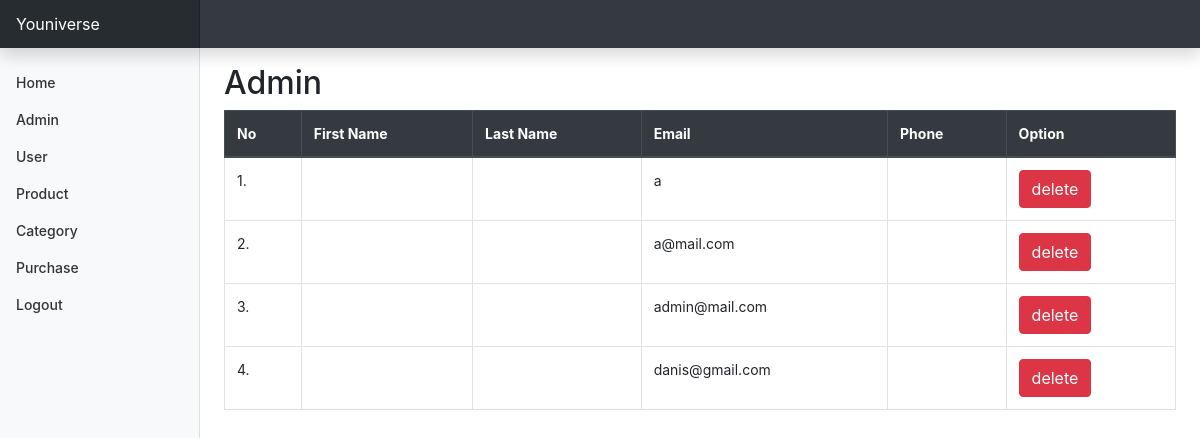
Screenshot of /admin/index.php?halaman=admin with the database file from the repository.
### tables this page shows
CREATE TABLE `user` (
  `email` varchar(100) NOT NULL,
  `password` varchar(100) DEFAULT NULL,
  `first_name` varchar(100) DEFAULT NULL,
  `last_name` varchar(100) NOT NULL,
  `status` varchar(100) DEFAULT NULL,
  `phone` varchar(20) NOT NULL DEFAULT '',
  `address` text DEFAULT NULL,
  `question` varchar(100) NOT NULL,
  `answer` varchar(100) NOT NULL,
  `pic` varchar(100) NOT NULL DEFAULT 'user.jpg'
);

### admin/admin.php (the view)
<h2>Admin</h2>
<table class="table table-bordered table-hover">
    <thead class="thead-dark">
        <tr>
            <th>No</th>
            <th>First Name</th>
            <th>Last Name</th>
            <th>Email</th>
            <th>Phone</th>
            <th>Option</th>
        </tr>
    </thead>
    <tbody>
        <?php $counter=1;?>
        <?php $result = $conn->query("SELECT * FROM user WHERE user.status='Administrator'");?>
        <?php while ($row = $result->fetch_assoc()){?>
        <tr>
            <td><?php echo $counter;?>.</td>
            <td><?php echo $row['first_name'];?></td>
            <td><?php echo $row['last_name'];?></td>
            <td><?php echo $row['email'];?></td>
            <td><?php echo $row['phone'];?></td>
            <td>
                <a href="" class="btn btn-danger">delete</a>
            </td>
        </tr>
        <?php $counter++;?>
        <?php }?>
    </tbody>
</table>

### admin/assets/css/styles.css (style rules this page uses)
body { font-size: .875rem; }

### rows the page displays
user: email "a"
user: email "a@mail.com"
user: email "admin@mail.com"
user: email "danis@gmail.com"
